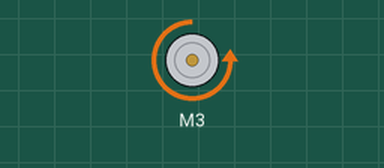
Simulated run of this sketch. Board: Arduino Uno, built with avr-gcc and run on an emulated ATmega328P. Parts: DC motor (green arrow = forward, orange = backward, longer = faster). What the sketch prints to the serial monitor is not drawn.

Above: at 0.1 s.
Timing chart, 0 to 1.6 s (numbered marks = the images above):
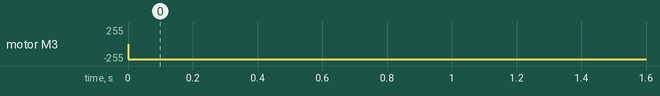

Measured:
- by itself, motor M3: stopped → backward 232/255 at 0.00 s

The sketch:

MotorTest1.ino
```cpp
// (licence header left out)
#include <AFMotor.h>

AF_DCMotor motor(3);

void setup() {
  Serial.begin(9600);           // set up Serial library at 9600 bps
  Serial.println("Motor test!");

  // turn on motor
motor.setSpeed(1000);

  motor.run(RELEASE);
}

void loop() {

motor.setSpeed(1000);

  motor.run(BACKWARD);
}
```
